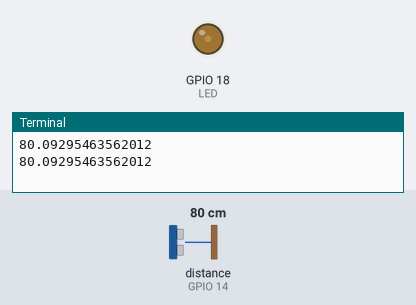
Bench run of a program on a simulated Raspberry Pi (BCM pin numbers). Parts: output pins drawn as LEDs (lit = HIGH), the last lines printed to the terminal. Inputs (shaded band) come from the test bench; at power-on: distance to the obstacle (sensor on GPIO 14) 80 cm. The echo pulse lasts 58.3 µs per cm; the clock reads 2024-03-15 10:24:30 at power-on unless the program sets it; pins used as bus, display or sensor lines are not drawn.

Above: at 1.2 s.
1.3 s: distance to the obstacle (sensor on GPIO 14) set to 2 cm
At 3.2 s:
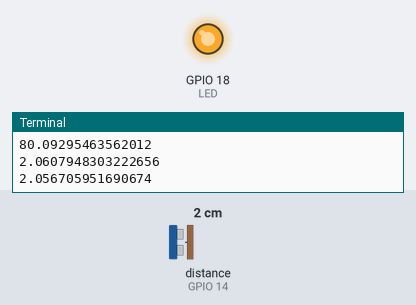
3.5 s: distance to the obstacle (sensor on GPIO 14) set to 35 cm
At 4.8 s:
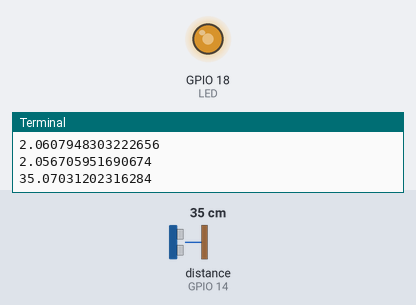
5.5 s: distance to the obstacle (sensor on GPIO 14) set to 60 cm
At 6.6 s:
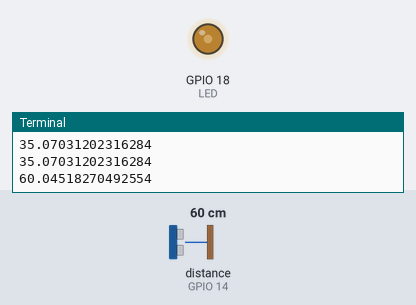
7.5 s: distance to the obstacle (sensor on GPIO 14) set to 120 cm
At 8.5 s:
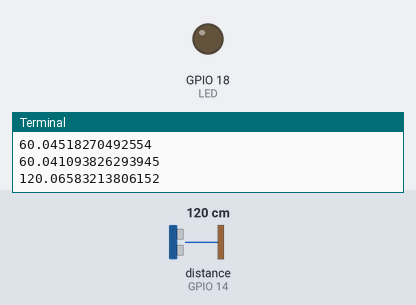
Timing chart, 0 to 10.5 s (numbered marks = the images above; inputs shaded):
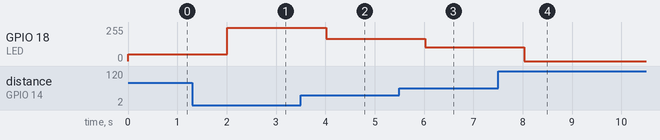

Measured:
- after the input at 1.3 s, GPIO 18 (LED): 51/255 → 250/255 after 0.71 s
- after the input at 3.5 s, GPIO 18 (LED): 250/255 → 166/255 after 0.52 s
- after the input at 5.5 s, GPIO 18 (LED): 166/255 → 102/255 after 0.52 s
- after the input at 7.5 s, GPIO 18 (LED): 102/255 → 0/255 after 0.53 s

The program:

Uv_PWM.py
```python
# Help us to comunicate with our GPIO pins
import RPi.GPIO as GPIO
# For time flexibility of our program - will be used to calculate the distance of the object
import time
# To perform mathematical operations
import math

# Set to BCM to use GPIO pin of the raspberry pi
GPIO.setmode(GPIO.BCM)

# Here we are defining the global pins for pins variables
HC_SR_ECHO = 14
HC_SR_TRIG = 15
LED = 18

# Set the warning to false to avoid any unecessary warnings
GPIO.setwarnings(False)

#  set the trig pin to output
GPIO.setup(HC_SR_TRIG, GPIO.OUT)
#  echo pin to input
GPIO.setup(HC_SR_ECHO, GPIO.IN)
#  set the led to output
GPIO.setup(LED, GPIO.OUT)

#  created instance of pwn and passed led in it and also pass the frequecy with it
Pulse = GPIO.PWM(LED, 75)
#  here we have initialized the pinb
Pulse.start(0)

# Calculate the distance of the object
def Object_Distance():
    # set trig pin to high
    GPIO.output(HC_SR_TRIG, True)
    time.sleep(0.00001)
    GPIO.output(HC_SR_TRIG, False)

#  here echo pin is used to record the starting and ending time of the wave
    while GPIO.input(HC_SR_ECHO) == False:
        Start_Time = time.time()

    while GPIO.input(HC_SR_ECHO) == True:
        End_Time = time.time()

    #  time duration to the pulse to return back
    Time_Duration = End_Time - Start_Time

    #  calculating the distance = speed * time
    #  (duration * speed of sound in air)/2 = (duration * 34300)/2
    distance = Time_Duration * 17150

    return distance

#
def Led_Pulse(dist):
    if dist < 100:
        # width of the pulse
        # rounds a number UP to the nearest integer, if necessary, and returns the result.
        Pulse.start(math.ceil(100 - dist))
    else:
        Pulse.start(0)
    time.sleep(1)

try:
    # this is our loop
  while True:
    #  here we taker the distance from the sensor
    distance = Object_Distance()
    # check the distance on our seriual monitor
    print(distance)
    Led_Pulse(distance)

except KeyboardInterrupt:
    GPIO.cleanup()
```
